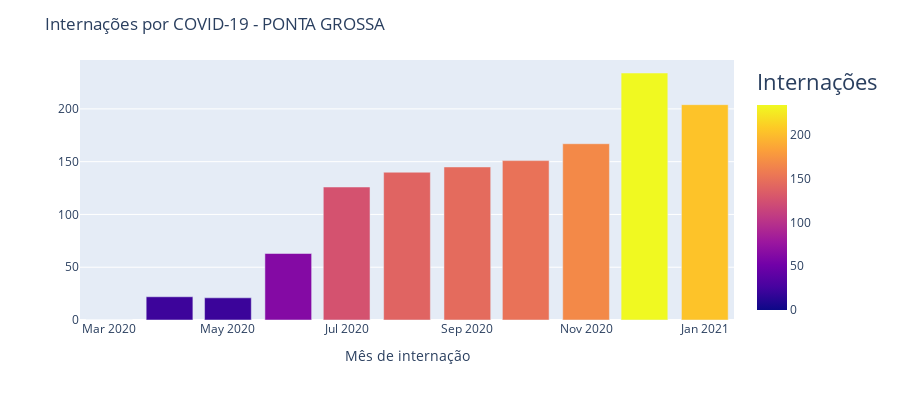

Notebook code for this chart:
### Code cell
exibe_internacoes_cidade(internacoes, 'Ponta Grossa').show()

### Figure 1 — Plotly figure (JSON) as saved in the notebook; plotly's stock layout.template omitted (floating-point values rounded to 4 significant figures)
{"data": [{"alignmentgroup": "True", "hovertemplate": "Data=%{x}<br>Internados=%{marker.color}<extra></extra>", "legendgroup": "", "marker": {"color": [0, 22, 21, 63, 126, 140, 145, 151, 167, 234, 204], "coloraxis": "coloraxis"}, "name": "", "offsetgroup": "", "orientation": "v", "showlegend": false, "textposition": "auto", "type": "bar", "x": ["2020-03-01T00:00:00", "2020-04-01T00:00:00", "2020-05-01T00:00:00", "2020-06-01T00:00:00", "2020-07-01T00:00:00", "2020-08-01T00:00:00", "2020-09-01T00:00:00", "2020-10-01T00:00:00", "2020-11-01T00:00:00", "2020-12-01T00:00:00", "2021-01-01T00:00:00"], "xaxis": "x", "y": [0, 22, 21, 63, 126, 140, 145, 151, 167, 234, 204], "yaxis": "y"}], "layout": {"barmode": "relative", "coloraxis": {"colorbar": {"title": {"font": {"size": 22}, "side": "top", "text": "Internações"}}, "colorscale": [[0, "#0d0887"], [0.1111, "#46039f"], [0.2222, "#7201a8"], [0.3333, "#9c179e"], [0.4444, "#bd3786"], [0.5556, "#d8576b"], [0.6667, "#ed7953"], [0.7778, "#fb9f3a"], [0.8889, "#fdca26"], [1, "#f0f921"]]}, "height": 400, "legend": {"tracegroupgap": 0}, "margin": {"t": 60}, "title": {"text": "Internações por COVID-19 - PONTA GROSSA"}, "xaxis": {"anchor": "y", "domain": [0, 1], "title": {"text": "Mês de internação"}}, "yaxis": {"anchor": "x", "domain": [0, 1], "title": {"text": ""}}}}
